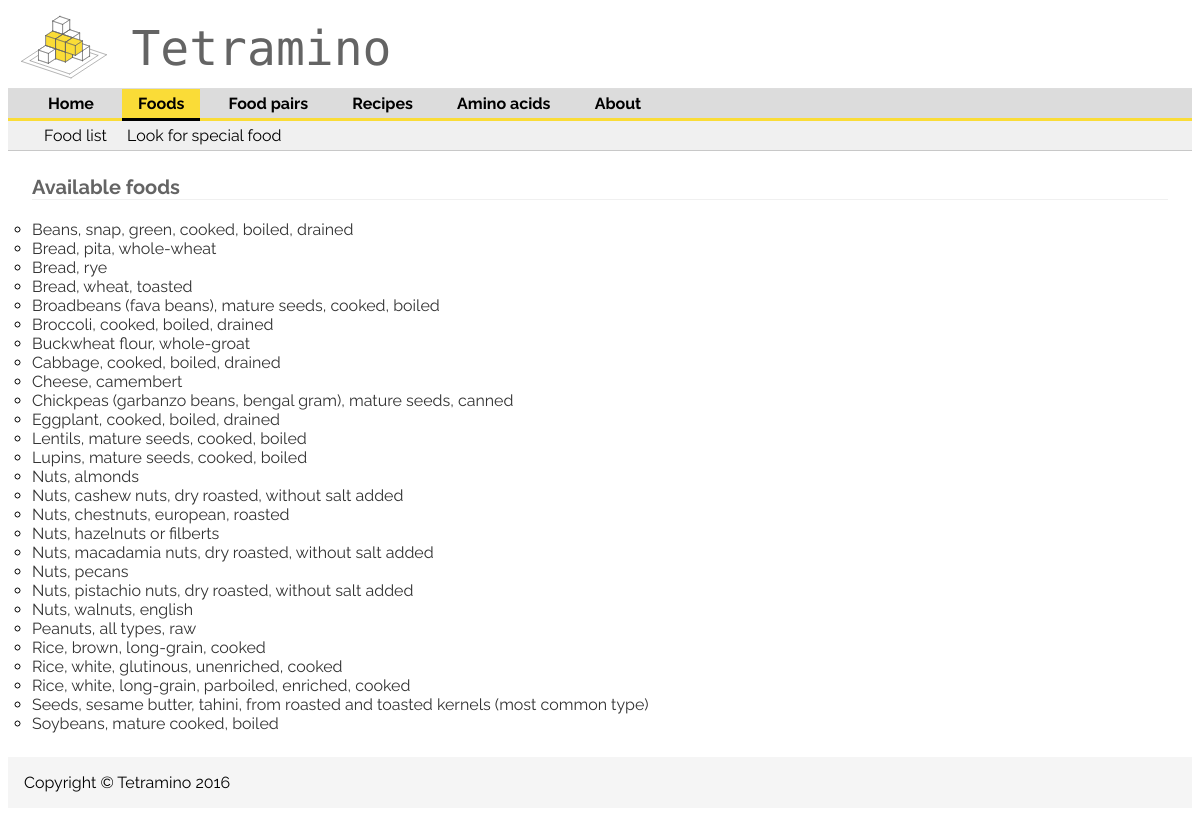
Screenshot of /listFoods/ with the database file from the repository.
### aminoApp/models.py (models this page shows, shortened)
class Food(models.Model):
    food_name = models.CharField(max_length=200)
    pub_date = models.DateTimeField('date added', null=True, blank=True,auto_now_add=True) #models.DateTimeField('date published',null=timezone.now())
    food_category = models.IntegerField(null=True)
    food_dbid = models.IntegerField(default=0)
    nutritional_value = models.ForeignKey('NutritionalValue', on_delete=models.CASCADE,null=True)
    efficiency = models.FloatField(null=True)
    def getNameWithoutSaltInfo(self):
        unneededInfo = [' without salt',' solids and liquids']
        fullName = self.food_name
        nameSplit = fullName.split(',')
        if nameSplit[-1] in unneededInfo:
            nameSplitNoSalt = nameSplit[0:-1]
        else:
            nameSplitNoSalt = nameSplit
        nameNoSalt = ",".join(nameSplitNoSalt)
        return nameNoSalt
    class Meta:
        ordering = ['food_name']

### aminoApp/views.py (the view)
# urls.py: url(r'^listFoods/', views.showFoodList, name='foodList'),
def showFoodList(request):
    foodList= Food.objects.order_by('food_name') #('-pub_date')[:25]
    context = {'foodList': foodList}
    return render(request, 'aminoApp/foodList.html', context)

### aminoApp/templates/aminoApp/foodList.html (shortened to what this page needs)
{% extends "aminoApp/baseFoods.html" %}
{% block content %}
<h1>Available foods</h1>
    {% if foodList %}
        <ul>
        {% for food in foodList %}
            <li><a href="/showFood/{{food.food_dbid}}/">{{ food.getNameWithoutSaltInfo }}</a></li>
        {% endfor %}
        </ul>
    {% else %}
        <p>No foods are available.</p>
    {% endif %}
{% endblock %}

### aminoApp/static/aminoApp/yellowBungeeStyle.css (style rules this page uses)
ul { list-style-type: circle; padding: 0; margin: 0; }
#content ul { list-style-type: circle; padding: 0; margin: 0; }
body { font-family: "Raleway", serif; }
a:link { text-decoration: none; color: rgb(0,0,100); }
li a:link { color: rgb(50,50,50); }
h1 { margin-bottom: 1em; margin-top: 0; margin-left: 0em; font-family: 'Raleway', serif; font-size: 20px; text-align: left; color: rgb(100,100,100); border-bottom: solid 1px rgb(240,240,240); }

### rows the page displays
Food: getNameWithoutSaltInfo "Beans, snap, green, cooked, boiled, drained"
Food: getNameWithoutSaltInfo "Bread, pita, whole-wheat"
Food: getNameWithoutSaltInfo "Bread, rye"
Food: getNameWithoutSaltInfo "Bread, wheat, toasted"
Food: getNameWithoutSaltInfo "Broadbeans (fava beans), mature seeds, cooked, boiled"
Food: getNameWithoutSaltInfo "Broccoli, cooked, boiled, drained"
Food: getNameWithoutSaltInfo "Buckwheat flour, whole-groat"
Food: getNameWithoutSaltInfo "Cabbage, cooked, boiled, drained"
Food: getNameWithoutSaltInfo "Cheese, camembert"
Food: getNameWithoutSaltInfo "Chickpeas (garbanzo beans, bengal gram), mature seeds, canned"
Food: getNameWithoutSaltInfo "Eggplant, cooked, boiled, drained"
Food: getNameWithoutSaltInfo "Lentils, mature seeds, cooked, boiled"
Food: getNameWithoutSaltInfo "Lupins, mature seeds, cooked, boiled"
Food: getNameWithoutSaltInfo "Nuts, almonds"
Food: getNameWithoutSaltInfo "Nuts, cashew nuts, dry roasted, without salt added"
Food: getNameWithoutSaltInfo "Nuts, chestnuts, european, roasted"
Food: getNameWithoutSaltInfo "Nuts, hazelnuts or filberts"
Food: getNameWithoutSaltInfo "Nuts, macadamia nuts, dry roasted, without salt added"
Food: getNameWithoutSaltInfo "Nuts, pecans"
Food: getNameWithoutSaltInfo "Nuts, pistachio nuts, dry roasted, without salt added"
Food: getNameWithoutSaltInfo "Nuts, walnuts, english"
Food: getNameWithoutSaltInfo "Peanuts, all types, raw"
Food: getNameWithoutSaltInfo "Rice, brown, long-grain, cooked"
Food: getNameWithoutSaltInfo "Rice, white, glutinous, unenriched, cooked"
Food: getNameWithoutSaltInfo "Rice, white, long-grain, parboiled, enriched, cooked"
Food: getNameWithoutSaltInfo "Seeds, sesame butter, tahini, from roasted and toasted kernels (most common type)"
Food: getNameWithoutSaltInfo "Soybeans, mature cooked, boiled"
